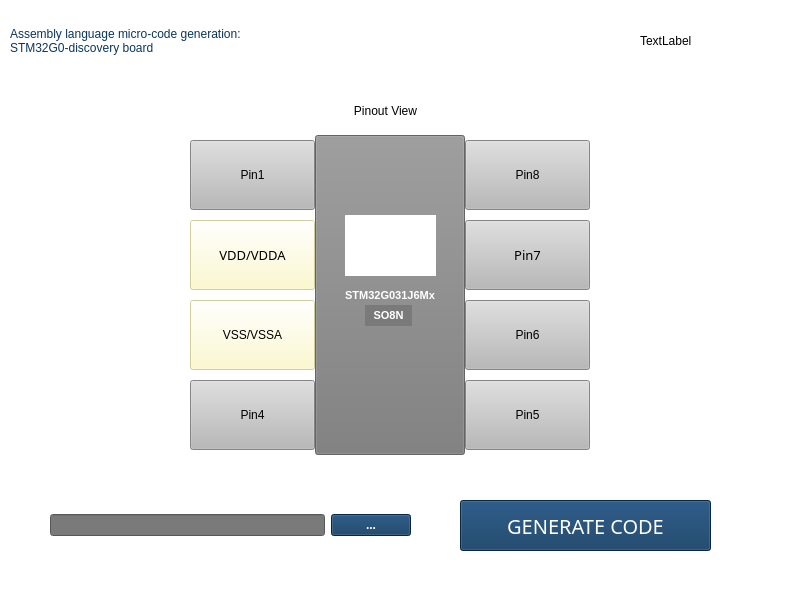
<?xml version="1.0" encoding="UTF-8"?>
<ui version="4.0">
 <class>MainWindow</class>
 <widget class="QMainWindow" name="MainWindow">
  <property name="geometry">
   <rect>
    <x>0</x>
    <y>0</y>
    <width>800</width>
    <height>600</height>
   </rect>
  </property>
  <property name="windowTitle">
   <string>MainWindow</string>
  </property>
  <property name="styleSheet">
   <string notr="true">background-color: rgb(255, 255, 255);</string>
  </property>
  <widget class="QWidget" name="centralwidget">
   <widget class="QPushButton" name="pushButton">
    <property name="enabled">
     <bool>false</bool>
    </property>
    <property name="geometry">
     <rect>
      <x>315</x>
      <y>135</y>
      <width>150</width>
      <height>320</height>
     </rect>
    </property>
    <property name="font">
     <font>
      <pointsize>8</pointsize>
      <weight>75</weight>
      <bold>true</bold>
      <underline>false</underline>
      <stylestrategy>PreferDefault</stylestrategy>
     </font>
    </property>
    <property name="mouseTracking">
     <bool>false</bool>
    </property>
    <property name="styleSheet">
     <string notr="true">color: rgb(255, 255, 255);
background-color: rgb(122, 122, 122);</string>
    </property>
    <property name="text">
     <string>STM32G031J6Mx</string>
    </property>
   </widget>
   <widget class="QPushButton" name="pin1">
    <property name="geometry">
     <rect>
      <x>190</x>
      <y>140</y>
      <width>125</width>
      <height>70</height>
     </rect>
    </property>
    <property name="cursor">
     <cursorShape>PointingHandCursor</cursorShape>
    </property>
    <property name="mouseTracking">
     <bool>true</bool>
    </property>
    <property name="styleSheet">
     <string notr="true">background-color: rgb(185, 185, 185);
color: rgb(0, 0, 0);
font: 10pt &quot;Montserrat&quot;;</string>
    </property>
    <property name="text">
     <string>Pin1</string>
    </property>
   </widget>
   <widget class="QPushButton" name="pushButton_3">
    <property name="enabled">
     <bool>false</bool>
    </property>
    <property name="geometry">
     <rect>
      <x>190</x>
      <y>220</y>
      <width>125</width>
      <height>70</height>
     </rect>
    </property>
    <property name="font">
     <font>
      <family>Montserrat</family>
      <pointsize>10</pointsize>
      <weight>50</weight>
      <italic>false</italic>
      <bold>false</bold>
     </font>
    </property>
    <property name="tabletTracking">
     <bool>false</bool>
    </property>
    <property name="acceptDrops">
     <bool>false</bool>
    </property>
    <property name="styleSheet">
     <string notr="true">
color: rgb(0, 0, 0);
font: 10pt &quot;Montserrat&quot;;
background-color: rgb(255, 250, 194);</string>
    </property>
    <property name="text">
     <string>VDD/VDDA</string>
    </property>
   </widget>
   <widget class="QPushButton" name="pushButton_4">
    <property name="enabled">
     <bool>false</bool>
    </property>
    <property name="geometry">
     <rect>
      <x>190</x>
      <y>300</y>
      <width>125</width>
      <height>70</height>
     </rect>
    </property>
    <property name="styleSheet">
     <string notr="true">color: rgb(0, 0, 0);
font: 10pt &quot;Montserrat&quot;;
background-color: rgb(255, 250, 194);</string>
    </property>
    <property name="text">
     <string>VSS/VSSA</string>
    </property>
   </widget>
   <widget class="QPushButton" name="pin4">
    <property name="geometry">
     <rect>
      <x>190</x>
      <y>380</y>
      <width>125</width>
      <height>70</height>
     </rect>
    </property>
    <property name="cursor">
     <cursorShape>PointingHandCursor</cursorShape>
    </property>
    <property name="mouseTracking">
     <bool>true</bool>
    </property>
    <property name="styleSheet">
     <string notr="true">background-color: rgb(185, 185, 185);
color: rgb(0, 0, 0);
font: 10pt &quot;Montserrat&quot;;</string>
    </property>
    <property name="text">
     <string>Pin4</string>
    </property>
   </widget>
   <widget class="QLabel" name="label">
    <property name="geometry">
     <rect>
      <x>345</x>
      <y>215</y>
      <width>91</width>
      <height>61</height>
     </rect>
    </property>
    <property name="text">
     <string/>
    </property>
   </widget>
   <widget class="QPushButton" name="pin5">
    <property name="geometry">
     <rect>
      <x>465</x>
      <y>380</y>
      <width>125</width>
      <height>70</height>
     </rect>
    </property>
    <property name="cursor">
     <cursorShape>PointingHandCursor</cursorShape>
    </property>
    <property name="mouseTracking">
     <bool>true</bool>
    </property>
    <property name="styleSheet">
     <string notr="true">background-color: rgb(185, 185, 185);
color: rgb(0, 0, 0);
font: 10pt &quot;Montserrat&quot;;</string>
    </property>
    <property name="text">
     <string>Pin5</string>
    </property>
   </widget>
   <widget class="QPushButton" name="pin8">
    <property name="geometry">
     <rect>
      <x>465</x>
      <y>140</y>
      <width>125</width>
      <height>70</height>
     </rect>
    </property>
    <property name="cursor">
     <cursorShape>PointingHandCursor</cursorShape>
    </property>
    <property name="mouseTracking">
     <bool>true</bool>
    </property>
    <property name="styleSheet">
     <string notr="true">background-color: rgb(185, 185, 185);
color: rgb(0, 0, 0);
font: 10pt &quot;Montserrat&quot;;</string>
    </property>
    <property name="text">
     <string>Pin8</string>
    </property>
   </widget>
   <widget class="QPushButton" name="pin7">
    <property name="enabled">
     <bool>true</bool>
    </property>
    <property name="geometry">
     <rect>
      <x>465</x>
      <y>220</y>
      <width>125</width>
      <height>70</height>
     </rect>
    </property>
    <property name="font">
     <font>
      <family>Montserrat</family>
      <pointsize>10</pointsize>
      <weight>50</weight>
      <italic>false</italic>
      <bold>false</bold>
     </font>
    </property>
    <property name="cursor">
     <cursorShape>PointingHandCursor</cursorShape>
    </property>
    <property name="mouseTracking">
     <bool>true</bool>
    </property>
    <property name="styleSheet">
     <string notr="true">background-color: rgb(185, 185, 185);
color: rgb(0, 0, 0);
font: 10pt &quot;Montserrat&quot;;</string>
    </property>
    <property name="text">
     <string>Pin7</string>
    </property>
   </widget>
   <widget class="QPushButton" name="pin6">
    <property name="enabled">
     <bool>true</bool>
    </property>
    <property name="geometry">
     <rect>
      <x>465</x>
      <y>300</y>
      <width>125</width>
      <height>70</height>
     </rect>
    </property>
    <property name="cursor">
     <cursorShape>PointingHandCursor</cursorShape>
    </property>
    <property name="mouseTracking">
     <bool>true</bool>
    </property>
    <property name="styleSheet">
     <string notr="true">background-color: rgb(185, 185, 185);
color: rgb(0, 0, 0);
font: 10pt &quot;Montserrat&quot;;</string>
    </property>
    <property name="text">
     <string>Pin6</string>
    </property>
   </widget>
   <widget class="QLabel" name="label_2">
    <property name="geometry">
     <rect>
      <x>365</x>
      <y>305</y>
      <width>47</width>
      <height>21</height>
     </rect>
    </property>
    <property name="font">
     <font>
      <family>MS Shell Dlg 2</family>
      <pointsize>8</pointsize>
      <weight>75</weight>
      <italic>false</italic>
      <bold>true</bold>
      <underline>false</underline>
     </font>
    </property>
    <property name="styleSheet">
     <string notr="true">color: rgb(255, 255, 255);
background-color: rgb(66, 66, 66);
background-color: rgb(122, 122, 122);</string>
    </property>
    <property name="text">
     <string>SO8N</string>
    </property>
    <property name="alignment">
     <set>Qt::AlignCenter</set>
    </property>
   </widget>
   <widget class="QLabel" name="label_3">
    <property name="geometry">
     <rect>
      <x>300</x>
      <y>90</y>
      <width>171</width>
      <height>41</height>
     </rect>
    </property>
    <property name="styleSheet">
     <string notr="true">font: 75 12pt &quot;MS Shell Dlg 2&quot;;</string>
    </property>
    <property name="text">
     <string>Pinout View</string>
    </property>
    <property name="alignment">
     <set>Qt::AlignCenter</set>
    </property>
   </widget>
   <widget class="QLabel" name="label_4">
    <property name="geometry">
     <rect>
      <x>10</x>
      <y>0</y>
      <width>631</width>
      <height>81</height>
     </rect>
    </property>
    <property name="styleSheet">
     <string notr="true">font: 87 12pt &quot;Montserrat Black&quot;;
color: rgb(11, 53, 94);</string>
    </property>
    <property name="text">
     <string>Assembly language micro-code generation: 
STM32G0-discovery board</string>
    </property>
   </widget>
   <widget class="QLabel" name="label1">
    <property name="geometry">
     <rect>
      <x>640</x>
      <y>-10</y>
      <width>121</width>
      <height>101</height>
     </rect>
    </property>
    <property name="text">
     <string>TextLabel</string>
    </property>
   </widget>
   <widget class="QLabel" name="label_5">
    <property name="geometry">
     <rect>
      <x>40</x>
      <y>150</y>
      <width>141</width>
      <height>41</height>
     </rect>
    </property>
    <property name="styleSheet">
     <string notr="true">color: rgb(255, 255, 255);
color: rgb(0, 0, 0);
font: 10pt &quot;Montserrat&quot;;</string>
    </property>
    <property name="text">
     <string/>
    </property>
    <property name="alignment">
     <set>Qt::AlignCenter</set>
    </property>
   </widget>
   <widget class="QPushButton" name="GenerateButton">
    <property name="enabled">
     <bool>true</bool>
    </property>
    <property name="geometry">
     <rect>
      <x>460</x>
      <y>500</y>
      <width>251</width>
      <height>51</height>
     </rect>
    </property>
    <property name="font">
     <font>
      <family>Stencil</family>
      <pointsize>15</pointsize>
      <weight>50</weight>
      <bold>false</bold>
     </font>
    </property>
    <property name="cursor">
     <cursorShape>PointingHandCursor</cursorShape>
    </property>
    <property name="styleSheet">
     <string notr="true">background-color: rgb(11, 53, 94);
color: rgb(255, 255, 255);</string>
    </property>
    <property name="text">
     <string>GENERATE CODE</string>
    </property>
   </widget>
   <widget class="QWidget" name="layoutWidget">
    <property name="geometry">
     <rect>
      <x>50</x>
      <y>500</y>
      <width>361</width>
      <height>51</height>
     </rect>
    </property>
    <layout class="QHBoxLayout" name="horizontalLayout">
     <item>
      <widget class="QLineEdit" name="path">
       <property name="enabled">
        <bool>true</bool>
       </property>
       <property name="styleSheet">
        <string notr="true">color: rgb(255, 255, 255);
border-color: rgb(0, 0, 0);
background-color: rgb(122, 122, 122);
</string>
       </property>
      </widget>
     </item>
     <item>
      <widget class="QPushButton" name="Browse">
       <property name="enabled">
        <bool>true</bool>
       </property>
       <property name="maximumSize">
        <size>
         <width>80</width>
         <height>16777215</height>
        </size>
       </property>
       <property name="font">
        <font>
         <weight>75</weight>
         <bold>true</bold>
        </font>
       </property>
       <property name="cursor">
        <cursorShape>PointingHandCursor</cursorShape>
       </property>
       <property name="styleSheet">
        <string notr="true">background-color: rgb(11, 53, 94);
color: rgb(255, 255, 255);</string>
       </property>
       <property name="text">
        <string>...</string>
       </property>
       <property name="iconSize">
        <size>
         <width>16</width>
         <height>16</height>
        </size>
       </property>
      </widget>
     </item>
    </layout>
   </widget>
   <widget class="QLabel" name="label_6">
    <property name="geometry">
     <rect>
      <x>30</x>
      <y>390</y>
      <width>151</width>
      <height>41</height>
     </rect>
    </property>
    <property name="styleSheet">
     <string notr="true">color: rgb(255, 255, 255);
color: rgb(0, 0, 0);
font: 10pt &quot;Montserrat&quot;;</string>
    </property>
    <property name="text">
     <string/>
    </property>
    <property name="alignment">
     <set>Qt::AlignCenter</set>
    </property>
   </widget>
   <widget class="QLabel" name="label_7">
    <property name="geometry">
     <rect>
      <x>600</x>
      <y>150</y>
      <width>171</width>
      <height>41</height>
     </rect>
    </property>
    <property name="styleSheet">
     <string notr="true">color: rgb(255, 255, 255);
color: rgb(0, 0, 0);
font: 10pt &quot;Montserrat&quot;;</string>
    </property>
    <property name="text">
     <string/>
    </property>
    <property name="alignment">
     <set>Qt::AlignCenter</set>
    </property>
   </widget>
   <widget class="QLabel" name="label_8">
    <property name="geometry">
     <rect>
      <x>600</x>
      <y>230</y>
      <width>181</width>
      <height>41</height>
     </rect>
    </property>
    <property name="styleSheet">
     <string notr="true">color: rgb(255, 255, 255);
color: rgb(0, 0, 0);
font: 10pt &quot;Montserrat&quot;;</string>
    </property>
    <property name="text">
     <string/>
    </property>
    <property name="alignment">
     <set>Qt::AlignCenter</set>
    </property>
   </widget>
   <widget class="QLabel" name="label_9">
    <property name="geometry">
     <rect>
      <x>600</x>
      <y>310</y>
      <width>181</width>
      <height>41</height>
     </rect>
    </property>
    <property name="styleSheet">
     <string notr="true">color: rgb(255, 255, 255);
color: rgb(0, 0, 0);
font: 10pt &quot;Montserrat&quot;;</string>
    </property>
    <property name="text">
     <string/>
    </property>
    <property name="alignment">
     <set>Qt::AlignCenter</set>
    </property>
   </widget>
   <widget class="QLabel" name="label_10">
    <property name="geometry">
     <rect>
      <x>600</x>
      <y>390</y>
      <width>181</width>
      <height>41</height>
     </rect>
    </property>
    <property name="styleSheet">
     <string notr="true">color: rgb(255, 255, 255);
color: rgb(0, 0, 0);
font: 10pt &quot;Montserrat&quot;;</string>
    </property>
    <property name="text">
     <string/>
    </property>
    <property name="alignment">
     <set>Qt::AlignCenter</set>
    </property>
   </widget>
  </widget>
  <widget class="QMenuBar" name="menubar">
   <property name="geometry">
    <rect>
     <x>0</x>
     <y>0</y>
     <width>800</width>
     <height>21</height>
    </rect>
   </property>
  </widget>
  <widget class="QStatusBar" name="statusbar"/>
 </widget>
 <resources/>
 <connections/>
</ui>
